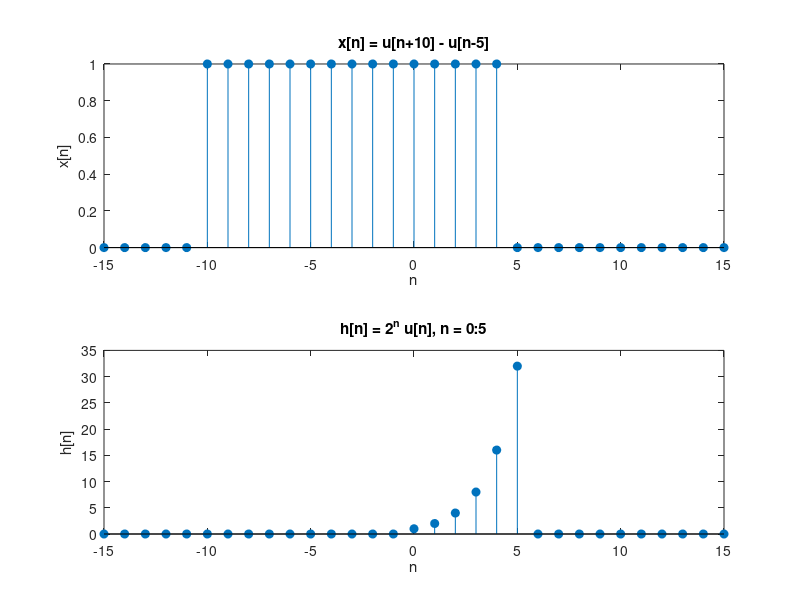
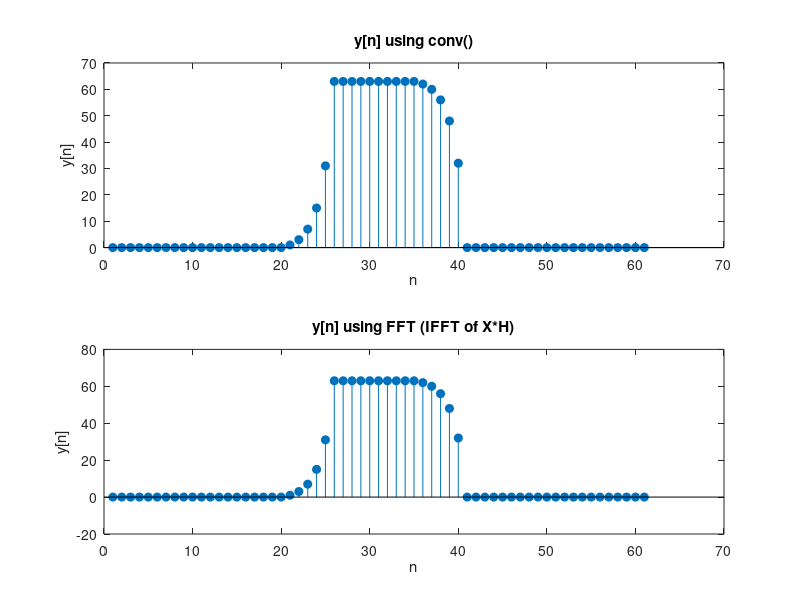

MATLAB code for these plots, in order:
clc; clear; close all;

%% Problem 1a
% Nhập tín hiệu từ bàn phím
x = input('Nhap x: ');
h = input('Nhap h: ');

% Convolution dùng hàm có sẵn
y = conv(x, h);

disp('Output y(n) = ');
disp(y);

%% Problem 1b
% Trục thời gian
n = -15:15;

% x[n] = u[n+10] - u[n-5]
x_b = double(n >= -10 & n < 5);

% h[n] = 2^n u[n], n = 0:5
h_b = (2.^n) .* (n >= 0 & n <= 5);

% Vẽ tín hiệu
figure;
subplot(2,1,1);
stem(n, x_b, 'filled');
title('x[n] = u[n+10] - u[n-5]');
xlabel('n'); ylabel('x[n]');

subplot(2,1,2);
stem(n, h_b, 'filled');
title('h[n] = 2^n u[n], n = 0:5');
xlabel('n'); ylabel('h[n]');

%% Problem 1c
% Convolution trực tiếp
y_conv = conv(x_b, h_b);

% Zero padding để FFT đúng
L = length(x_b) + length(h_b) - 1;

X = fft(x_b, L);
H = fft(h_b, L);

% Nhân trong miền tần số
Y = X .* H;

% IFFT để quay lại time domain
y_ifft = ifft(Y);

% Trục n cho output
n_y = (min(n)+min(n)) : (max(n)+max(n));

% Plot so sánh
figure;

subplot(2,1,1);
stem(y_conv, 'filled');
title('y[n] using conv()');
xlabel('n'); ylabel('y[n]');

subplot(2,1,2);
stem(real(y_ifft), 'filled');
title('y[n] using FFT (IFFT of X*H)');
xlabel('n'); ylabel('y[n]');
